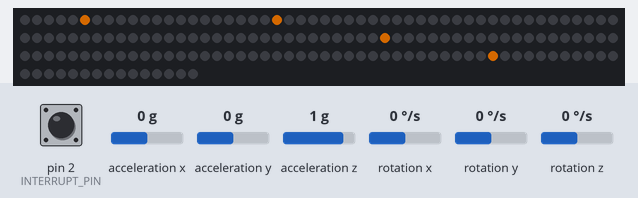
A sketch run on a simulated Arduino Uno, built with avr-gcc and run on an emulated ATmega328P. Shown: 165 RGB LEDs in strip order, left to right, continuing on the next row. The inputs (shaded band) are chosen by the test bench; at power-on: acceleration x 0 g, acceleration y 0 g, pin 2 (INTERRUPT_PIN) LOW, acceleration z 1 g, rotation x 0 °/s, rotation y 0 °/s, rotation z 0 °/s. Dim RGB values are drawn brighter than linear; the sensor or clock chip raises its interrupt line as the real part does; random numbers use the default seed unless the sketch sets one; what the sketch prints to the serial monitor is not drawn.

Above: at 1.7 s.
1.8 s: acceleration x set to -1.4 g
3.5 s: acceleration y set to -1.4 g
At 3.66 s:
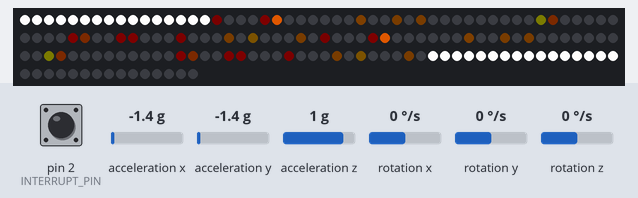
At 6.4 s:
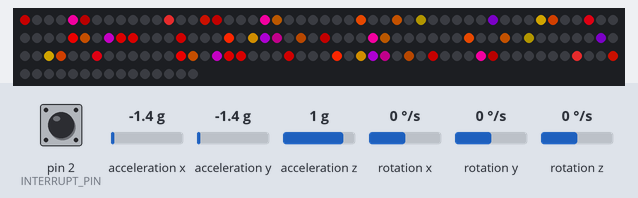
Timing chart, 0 to 7.9 s (numbered marks = the images above; inputs shaded):
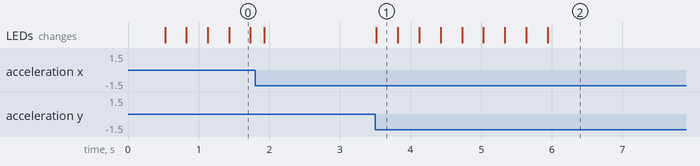

The sketch:

tailcoat.ino
```cpp
#include "FastLED.h"
#include "I2Cdev.h"
#include "MPU6050_6Axis_MotionApps20.h"

FASTLED_USING_NAMESPACE


//#define GENERAL_DEBUG
//#define MPU_DEBUG
#define ROOMBA_OUTPUT

#define INTERRUPT_PIN 2
#define DATA_PIN    11
#define CLK_PIN   13
#define CHEST_NUM_LEDS 59
#define WRIST_NUM_LEDS 16
#define TOTAL_NUM_LEDS 165
#define LED_TYPE    LPD8806
#define COLOR_ORDER BRG
CRGB unique_leds[CHEST_NUM_LEDS];
CRGB actual_leds[TOTAL_NUM_LEDS];

uint16_t generator_timer = 200;

// Arduino Wire library is required if I2Cdev I2CDEV_ARDUINO_WIRE implementation
// is used in I2Cdev.h
#if I2CDEV_IMPLEMENTATION == I2CDEV_ARDUINO_WIRE
#include "Wire.h"
#endif

MPU6050 mpu;

#define BLUR_RATE 5

int8_t left_index = 0;
int8_t right_index = 0;

uint32_t shift_update_time = 0;
uint32_t last_hue_time = 0;
uint32_t last_effect_time = 0;
uint32_t mode_swap_timer = 0;

uint32_t tap_time = 0;
uint8_t tap_count = 0;
bool tap_counted = false;

uint8_t gHue = 0; // rotating "base color" used by many of the patterns

#define JACKET_OFF 0
#define JACKET_ON 1
#define JACKET_MOTION 2
uint8_t jacket_mode = JACKET_MOTION;

#define LEDS_CW 0
#define LEDS_CCW 1
#define LEDS_UP 2
#define LEDS_DOWN 3
uint8_t led_direction = LEDS_UP;

#define ROOMBA_IDLE 0
#define ROOMBA_OFF 1
#define ROOMBA_START 2
#define ROOMBA_ON 128
uint8_t roomba_mode = ROOMBA_OFF;
uint32_t roomba_bootup_timer = 0;

//status stuff for cpu usage
uint32_t fps_time = 0;
uint32_t idle_microseconds = 0;
uint8_t cpu_usage = 0;

int16_t shift_update_speed = 100;
bool left_off = true;
bool right_off = true;
uint32_t fade_timer = 0;

// MPU control/status vars
bool dmpReady = false;  // set true if DMP init was successful
uint8_t mpuIntStatus;   // holds actual interrupt status byte from MPU
uint8_t devStatus;      // return status after each device operation (0 = success, !0 = error)
uint16_t packetSize;    // expected DMP packet size (default is 42 bytes)
uint16_t fifoCount;     // count of all bytes currently in FIFO
uint8_t fifoBuffer[64]; // FIFO storage buffer

// orientation/motion vars
Quaternion qq;           // [w, x, y, z]         quaternion container
VectorInt16 aa;         // [x, y, z]            accel sensor measurements
VectorInt16 aaReal;     // [x, y, z]            gravity-free accel sensor measurements
VectorInt16 aaWorld;    // [x, y, z]            world-frame accel sensor measurements
VectorFloat gravity;    // [x, y, z]            gravity vector
float ypr[3];           // [yaw, pitch, roll]   yaw/pitch/roll container and gravity vector

volatile bool mpuInterrupt = false;     // indicates whether MPU interrupt pin has gone high
void dmpDataReady() {
  mpuInterrupt = true;
}


void setup() {
  // join I2C bus (I2Cdev library doesn't do this automatically)
#if I2CDEV_IMPLEMENTATION == I2CDEV_ARDUINO_WIRE
  Wire.begin();
  Wire.setClock(400000); // 400kHz I2C clock. Comment this line if having compilation difficulties
#elif I2CDEV_IMPLEMENTATION == I2CDEV_BUILTIN_FASTWIRE
  Fastwire::setup(400, true);
#endif

  Serial.begin(57600);

  // initialize device
  //Serial.println(F("Initializing I2C devices..."));
  mpu.initialize();

  pinMode(INTERRUPT_PIN, INPUT);

  // verify connection
  //Serial.println(F("Testing device connections..."));
  //Serial.println(mpu.testConnection() ? F("MPU6050 connection successful") : F("MPU6050 connection failed"));


  // load and configure the DMP
  //Serial.println(F("Initializing DMP..."));
  devStatus = mpu.dmpInitialize();

  // supply your own gyro offsets here, scaled for min sensitivity
  mpu.setXAccelOffset(1827);
  mpu.setYAccelOffset(2960);
  mpu.setZAccelOffset(1280);
  mpu.setXGyroOffset(95);
  mpu.setYGyroOffset(-72);
  mpu.setZGyroOffset(38);

  // make sure it worked (returns 0 if so)
  if (devStatus == 0) {
    // turn on the DMP, now that it's ready
    // Serial.println(F("Enabling DMP..."));
    mpu.setDMPEnabled(true);

    // enable Arduino interrupt detection
    // Serial.println(F("Enabling interrupt detection (Arduino external interrupt 0)..."));
    attachInterrupt(digitalPinToInterrupt(INTERRUPT_PIN), dmpDataReady, RISING);
    mpuIntStatus = mpu.getIntStatus();

    // set our DMP Ready flag so the main loop() function knows it's okay to use it
    //Serial.println(F("DMP ready! Waiting for first interrupt..."));
    dmpReady = true;

    // get expected DMP packet size for later comparison
    packetSize = mpu.dmpGetFIFOPacketSize();
  } else {
    // ERROR!
    // 1 = initial memory load failed
    // 2 = DMP configuration updates failed
    // (if it's going to break, usually the code will be 1)
    // Serial.print(F("DMP Initialization failed (code "));
    //Serial.print(devStatus);
    // Serial.println(F(")"));
  }

  FastLED.addLeds<LED_TYPE, DATA_PIN, CLK_PIN, COLOR_ORDER>(actual_leds, TOTAL_NUM_LEDS).setCorrection(TypicalLEDStrip);
  FastLED.setBrightness(255);

}

void loop() {
  // if programming failed, don't try to do anything
  if (!dmpReady) return;

  uint32_t idle_start_timer = 0;
  // wait for MPU interrupt or extra packet(s) available
  while (!mpuInterrupt && fifoCount < packetSize) {

    // other program behavior stuff here
    if (micros() - fps_time > 1000000) {
      cpu_usage = 100 - (idle_microseconds / 10000);

#ifdef GENERAL_DEBUG
      Serial.println(cpu_usage);
#endif


#ifdef ROOMBA_OUTPUT
      if (roomba_mode == ROOMBA_OFF)  roomba_move(0, 0); //stop motors but dont shut off
#endif


      idle_microseconds = 0;
      fps_time = micros();
    }


    //slowly rotate through demo modes
    //  if (millis() - mode_swap_timer > 10000) {
    //   led_direction++;
    //    if (led_direction > 3) led_direction = 0;
    //    mode_swap_timer = millis();
    //  }

    //force scrolling other side quickly
    if (millis() - shift_update_time > shift_update_speed) {

      if (left_off == false) {
        if (led_direction == LEDS_UP || led_direction == LEDS_CW) {
          left_index++;
          if (left_index >= CHEST_NUM_LEDS) left_index = 0;
        } else {
          left_index--;
          if (left_index < 0) left_index = CHEST_NUM_LEDS - 1;
        }
      }
      if ( right_off == false) {
        if (led_direction == LEDS_DOWN || led_direction == LEDS_CW) {
          right_index++;
          if (right_index >= CHEST_NUM_LEDS) right_index = 0;
        } else  {
          right_index--;
          if (right_index < 0) right_index = CHEST_NUM_LEDS - 1;
        }

      }
      shift_update_time = millis();
    }
    //spawn more dots
    if (millis() - fade_timer > 200 ) {
      fadeToBlackBy( unique_leds, CHEST_NUM_LEDS, 10);
      fade_timer = millis();
    }
    if (millis() - last_effect_time > generator_timer && jacket_mode != JACKET_OFF && generator_timer < 2000) {

      add_pixel();
      last_effect_time = millis();
    }

    //alter hue slowly over time
    if (millis() - last_hue_time > 1000) {
      gHue++;
      last_hue_time = millis();
    }

    //dont count first cycle, its not idle time, its required
    if (idle_start_timer == 0) {
      idle_start_timer = micros();
    }

  }

  idle_microseconds = idle_microseconds + (micros() - idle_start_timer);

  // reset interrupt flag and get INT_STATUS byte
  mpuInterrupt = false;
  mpuIntStatus = mpu.getIntStatus();

  // get current FIFO count
  fifoCount = mpu.getFIFOCount();

  // check for overflow (this should never happen unless our code is too inefficient)
  if ((mpuIntStatus & 0x10) || fifoCount == 1024) {
    // reset so we can continue cleanly
    mpu.resetFIFO();

#ifdef GENERAL_DEBUG
    Serial.println(F("FIFO overflow!"));
#endif

    // otherwise, check for DMP data ready interrupt (this should happen frequently)
  } else if (mpuIntStatus & 0x02) {
    // wait for correct available data length, should be a VERY short wait
    while (fifoCount < packetSize) fifoCount = mpu.getFIFOCount();

    // read a packet from FIFO
    mpu.getFIFOBytes(fifoBuffer, packetSize);

    // track FIFO count here in case there is > 1 packet available
    // (this lets us immediately read more without waiting for an interrupt)
    fifoCount -= packetSize;

    mpu.dmpGetQuaternion(&qq, fifoBuffer);
    mpu.dmpGetGravity(&gravity, &qq);
    mpu.dmpGetYawPitchRoll(ypr, &qq, &gravity);
    mpu.dmpGetAccel(&aa, fifoBuffer);
    mpu.dmpGetLinearAccel(&aaReal, &aa, &gravity);


    float yangle = ypr[1] * 180 / M_PI;
    float zangle = ypr[2] * 180 / M_PI;

    if (yangle > 0) led_direction = LEDS_DOWN;
    else led_direction = LEDS_UP ;

#define deadzone 10.0
#define maxspeed 50 //minimum of 50ms between shifts, sets maxspeed

    //calculate speed based on y angle
    shift_update_speed = max(200 - 3 * (abs(yangle) - deadzone), maxspeed);
    //main up down

    if (abs(yangle) < deadzone) {
      left_off = true;
      right_off = true;
    } else {
      left_off = false;
      right_off = false;
    }


    //calculate speed based on z angle, use whichever speed is greater (smaller time)

    shift_update_speed = min(shift_update_speed, max(200 - 3 * (abs(zangle) - 2 * deadzone), maxspeed));

    //add in the cc or ccw tweaking
    if (abs(zangle) > 2 * deadzone) {
      if (zangle > 0) {
        led_direction = LEDS_CW;
        left_off = false;
      }
      else {
        led_direction = LEDS_CCW ;
        right_off = false;
      }
    }

    //some kind of slow dim thing, figure it later
    uint32_t current_acceleration = abs(aaReal.z) + abs( aaReal.y ) + abs(aaReal.x );

#ifdef GENERAL_DEBUG
    Serial.println();
    Serial.println(current_acceleration);
#endif

    if (current_acceleration > 10000 && tap_counted == false && millis() - tap_time > 300) {
      tap_count++;
      tap_time = millis();
      tap_counted = true;
      set_wrist_color( CRGB::White );  //white pop for hit detect
      if (jacket_mode == JACKET_MOTION) jumpstart(16);
    }
    if (current_acceleration < 4000) {
      tap_counted = false;
    }

    if (tap_count > 0) {
      if (millis() - tap_time > 1000) {

#ifdef GENERAL_DEBUG
        Serial.print("TAP! ");
        Serial.println(tap_count);
#endif

        if (tap_count == 1) {
          set_wrist_color(CRGB::Purple);
          gHue = 192;
          if (jacket_mode != JACKET_OFF) jumpstart(8);
        }
        else if (tap_count == 2) {

          if (jacket_mode == JACKET_OFF) jacket_mode = JACKET_MOTION;
          set_wrist_color(CRGB::Blue);
          gHue = 160;
          jumpstart(8);
        }
        else if (tap_count == 3) { //roomba drive mode
          jacket_mode = JACKET_ON;
          roomba_mode = ROOMBA_START; //this will initiate the roomba bootup sequence and then kick into ROOMBA_ON
          set_wrist_color(CRGB::Lime);
          gHue = 96;
          jumpstart(8);
        } else  if (tap_count == 4) { //roomba spot clean
          jacket_mode = JACKET_MOTION;
          roomba_mode = ROOMBA_IDLE;//dont send the off command, let it keep cleaning
          byte specialmode[2] = {136, 2};  //spot clean demo
          Serial.write(specialmode, 2);
          set_wrist_color( CRGB::Yellow);
          gHue = 64;
          jumpstart(8);
        } else   if (tap_count == 5) {
          jacket_mode = JACKET_OFF;
          roomba_mode = ROOMBA_OFF;
          for (uint8_t i = 0; i < CHEST_NUM_LEDS; i++)  unique_leds[i] = CRGB(0, 0, 0);
          set_wrist_color( CRGB::Red );
          gHue = 230;
        }
        tap_count = 0;
      }
    }

    wakeup();

#ifdef MPU_DEBUG
    Serial.print(current_acceleration);
    Serial.print("\t");
    Serial.print(yangle);
    Serial.print("\t");
    Serial.print(zangle);
    Serial.print("\t");
    Serial.print("areal\t");
    Serial.print(aaReal.x);
    Serial.print("\t");
    Serial.print(aaReal.y);
    Serial.print("\t");
    Serial.println(aaReal.z);
#endif

    //roomba motion calculations
    if (roomba_mode == ROOMBA_OFF || roomba_mode == ROOMBA_ON )  roomba_move(yangle, zangle);

    //   if (tap_counted) current_brightness = 255;

    if (jacket_mode == JACKET_ON)    {

      generator_timer = 200;
    }
    else if (jacket_mode == JACKET_MOTION) {

      if (millis() - tap_time > 2000) {
        if (generator_timer < 4000) generator_timer += 100;
      }
    }

    //update LEDS at 100hz, use the interrupt from the MPU as the timer
    led_render_engine();
  }
}

void jumpstart(uint8_t level) {
  for (uint8_t i = 0; i < level; i++) {
    fadeToBlackBy( unique_leds, CHEST_NUM_LEDS, 10);
    add_pixel();
  }
}

void add_pixel() {
  int pos = random16(CHEST_NUM_LEDS);
  unique_leds[pos] += CHSV( gHue + random8(64), 200, 255);

}

inline void led_render_engine() {
  uint8_t led2counter = 0;
  for (uint8_t i = 0; i < WRIST_NUM_LEDS; i++) blend_and_output((i +  left_index)  % CHEST_NUM_LEDS, led2counter++);
  for (uint8_t i = 0; i < CHEST_NUM_LEDS; i++) blend_and_output((i +  left_index)  % CHEST_NUM_LEDS, led2counter++);
  for (uint8_t i = 0; i < CHEST_NUM_LEDS; i++) blend_and_output((i +  right_index) % CHEST_NUM_LEDS, led2counter++);
  for (uint8_t i = 0; i < WRIST_NUM_LEDS; i++) blend_and_output((i +  right_index) % CHEST_NUM_LEDS, led2counter++);
  FastLED.show();
}

inline void set_wrist_color(CRGB color) {
  for (uint8_t i = 0; i < WRIST_NUM_LEDS; i++)   actual_leds[i] = actual_leds[i + 150 - 16] = color;
}

inline void blend_and_output( uint8_t in, uint8_t out) {
  actual_leds[out] = blend(actual_leds[out], unique_leds[in], BLUR_RATE);
}

inline void roomba_move(int16_t yangle, int16_t zangle) {
  int16_t velocity = 0;
  int16_t turning = 0x8000; //special case for straight

  if ( yangle > 20) {
    velocity = map(yangle, 20, 40, 0, -500);
  } else if ( yangle < -20) {
    velocity = map(yangle, -20, -40, 0, 500);
  }

  if ( zangle > 40) {
    turning = 0xFFFF;//special case for turn in place
    velocity = 500;
  } else if ( zangle < -40) {
    turning = 0x0001;//special case for turn in place
    velocity = 500;
  } else if ( zangle > 20) {
    turning =  map(zangle, 20, 40, -500, -1);
    if (turning > -1) turning = -1;
  } else if ( zangle < -20) {
    turning = map(zangle, -20, -40, 500, 1);
    if (turning < 1) turning = 1;
  }

  velocity = constrain(velocity, -500, 500);

  Serial.write(137);
  Serial.write((byte)((velocity >> 8) & 0xFF));
  Serial.write((byte)((velocity) & 0xFF));
  Serial.write((byte)((turning >> 8) & 0xFF));
  Serial.write((byte)((turning) & 0xFF));
}

inline void wakeup() {  //no delay wakeup
  //ROOMBA_START == 1
  //ROOMBA_ON == 128
  if (roomba_mode == ROOMBA_START) {
    pinMode(5, INPUT);
    digitalWrite(5, 0);
    pinMode(5, OUTPUT);
    digitalWrite(5, 0);
    roomba_bootup_timer = millis();
    roomba_mode++;
  }
  else if ((roomba_mode == (ROOMBA_START + 1)) && (( millis() - roomba_bootup_timer ) > 1000)) {
    pinMode(5, INPUT);
    roomba_bootup_timer = millis();
    roomba_mode++;
  }
  else if ((roomba_mode == (ROOMBA_START + 2)) && ( (millis() - roomba_bootup_timer) > 20)) {
    Serial.write(128);
    roomba_bootup_timer = millis();
    roomba_mode++;
  }
  else if ((roomba_mode == ( ROOMBA_START + 3)) && ((millis() - roomba_bootup_timer) > 20)) {
    Serial.write(128);
    roomba_bootup_timer = millis();
    roomba_mode++;
  }
  else if ((roomba_mode == (ROOMBA_START + 4)) && (( millis() - roomba_bootup_timer) > 20)) {
    Serial.write(130);
    roomba_bootup_timer = millis();
    roomba_mode++;
  }
  else if ((roomba_mode == (ROOMBA_START + 5)) && ((millis() - roomba_bootup_timer) > 20)) {
    roomba_mode = ROOMBA_ON;
  }

#ifdef debug
  Serial.println("Roomba Initialized (start, command)");
#endif

}
```

Measured:
- after the input at 3.5 s, the LEDs: change at once (image 1)
